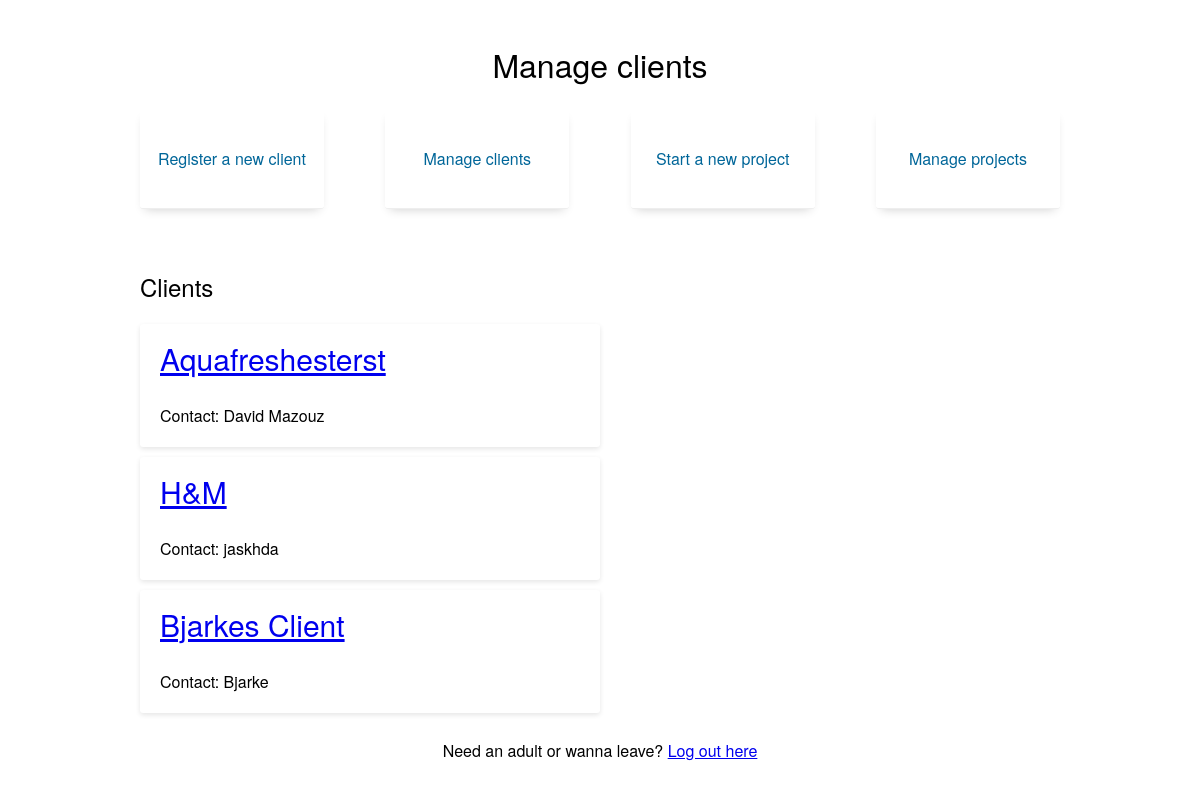
The page /clients.php (signed in) on the database its author committed.
### tables this page shows
CREATE TABLE IF NOT EXISTS `clients` (
  `client_id` int(11) NOT NULL AUTO_INCREMENT,
  `client_name` varchar(50) NOT NULL,
  `client_address` varchar(50) NOT NULL,
  `client_contact_name` varchar(50) NOT NULL,
  `client_contact_phone` varchar(50) NOT NULL,
  `zipcodes_zipcode_id` int(11) NOT NULL,
  PRIMARY KEY (`client_id`),
  UNIQUE KEY `client_id_UNIQUE` (`client_id`),
  KEY `fk_clients_zipcodes1_idx` (`zipcodes_zipcode_id`)
);

### clients.php (the view, shortened to what this page needs)
<?php
	include "dbconst.php";
	if (!isset($_SESSION['user_id'])) {
		header('Location: login.php');
	} else {
		$sql_query = "SELECT * FROM clients";
		$records = $link->prepare($sql_query);
		$records->execute();
	}
?>
<!DOCTYPE html>
<html>
<head>
	<link rel="stylesheet" href="style.css">
</head>
<body>
	<div class="container">
		<h1>Manage clients</h1>
		<div class="action-options">
			<a href="new-client.php"><p>Register a new client</p></a>
			<a href="clients.php"><p>Manage clients</p></a>
			<a href="new-project.php"><p>Start a new project</p></a>
			<a href="projects.php"><p>Manage projects</p></a>
		</div>
		<div class="list-section">
			<div class="clients-section">
				<h2>Clients</h2>
				<?php
				while ($client = $records->fetch(PDO::FETCH_ASSOC)) {
					?>
					<div class="client-item">
						<h3><a href="client.php?id=<?= $client['client_id'] ?>"><?= $client['client_name'] ?></a></h3>
						<p>Contact: <?= $client['client_contact_name'] ?></p>
					</div>
					<?php
				}
				 ?>
			</div>
		</div>
		<p>Need an adult or wanna leave? <a href="logout.php">Log out here</a></p>
	</div>
</body>
</html>

### style.css (style rules this page uses)
* { box-sizing: border-box; font-family: 'Helvetica Neue', arial, sans-serif; font-weight: 300; }
body { margin: 0; padding: 0; background-color: #fff; }
.container { width: 100%; max-width: 960px; padding: 20px; margin: 0 auto; }
h1,p { text-align: center; }
.action-options { width: 100%; display: flex; justify-content: space-between; height: 100px; margin-bottom: 40px; }
.action-options a { transition: all .4s ease-out; text-align: center; flex-basis: 20%; background-color: white; box-shadow: 0px 5px 10px -5px rgba(0,0,0,0.2); border-bottom: 1px solid #eee; border-radius: 3px; padding: 0; margin: 0; color: #006699; height: 100%; width: 100%; text-decoration: none; display: flex; justify-content: center; align-items: center; }
.list-section { display: flex; justify-content: space-between; align-items: flex-start; width: 100%; }
.clients-section { flex-basis: 50%; }
.client-item { background: white; padding: 20px; margin-bottom: 10px; border-radius: 3px; box-shadow: 0px 2px 5px 0px rgba(0,0,0,.1); text-align: left; }
.client-item h3 { font-size: 30px; line-height: 1; margin: 0 0 30px; }
.client-item p { text-align: left; margin: 0 0; }

### rows shown on the page
clients: client_name "Aquafreshesterst", client_contact_name "David Mazouz"
clients: client_name "H&M", client_contact_name "jaskhda"
clients: client_name "Bjarkes Client", client_contact_name "Bjarke"
